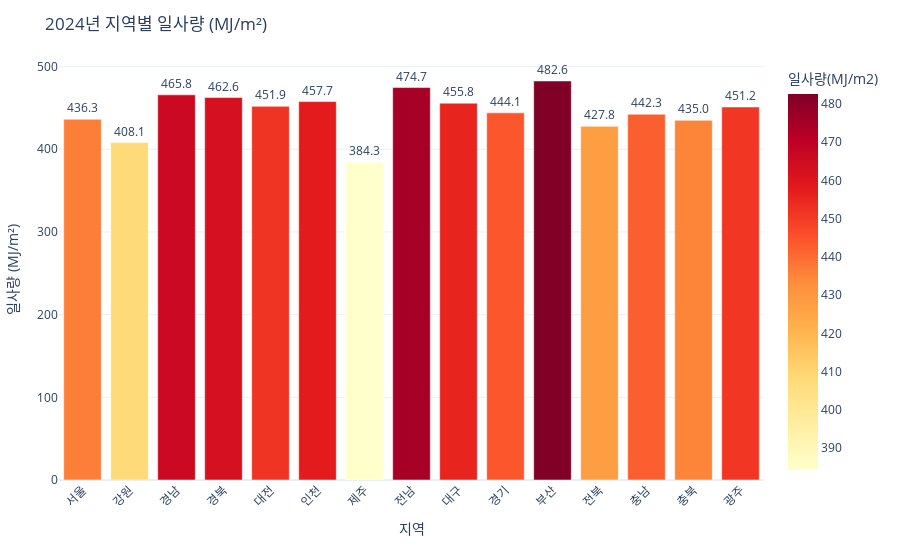

The cell this chart's notebook holds for it:
### Code cell
import plotly.express as px

# 2024년도 데이터만 선택
df_2024 = merged[merged["연도"] == 2024].copy()

# 막대그래프
fig = px.bar(
    df_2024,
    x="지역",
    y="일사량(MJ/m2)",
    text="일사량(MJ/m2)",
    color="일사량(MJ/m2)",   # 값에 따라 색상 구분
    color_continuous_scale="YlOrRd",  # 노랑~빨강 색상 스케일
    title="2024년 지역별 일사량 (MJ/m²)"
)

# 레이블, 서식 조정
fig.update_traces(texttemplate="%{text:.1f}", textposition="outside")
fig.update_layout(
    xaxis_title="지역",
    yaxis_title="일사량 (MJ/m²)",
    template="plotly_white",
    margin=dict(l=40, r=40, t=60, b=80)
)
fig.update_xaxes(tickangle=-45)

fig.show()

### Figure 1 — Plotly figure (JSON) as saved in the notebook; plotly's stock layout.template omitted (floating-point values rounded to 4 significant figures)
{"data": [{"hovertemplate": "지역=%{x}<br>일사량(MJ/m2)=%{marker.color}<extra></extra>", "legendgroup": "", "marker": {"color": [436.3, 408.1, 465.8, 462.6, 451.9, 457.7, 384.2, 474.7, 455.8, 444.1, 482.6, 427.8, 442.3, 435.0, 451.2], "coloraxis": "coloraxis", "pattern": {"shape": ""}}, "name": "", "orientation": "v", "showlegend": false, "text": [436.3, 408.1, 465.8, 462.6, 451.9, 457.7, 384.2, 474.7, 455.8, 444.1, 482.6, 427.8, 442.3, 435.0, 451.2], "textposition": "outside", "texttemplate": "%{text:.1f}", "type": "bar", "x": ["서울", "강원", "경남", "경북", "대전", "인천", "제주", "전남", "대구", "경기", "부산", "전북", "충남", "충북", "광주"], "xaxis": "x", "y": [436.3, 408.1, 465.8, 462.6, 451.9, 457.7, 384.2, 474.7, 455.8, 444.1, 482.6, 427.8, 442.3, 435.0, 451.2], "yaxis": "y"}], "layout": {"barmode": "relative", "coloraxis": {"colorbar": {"title": {"text": "일사량(MJ/m2)"}}, "colorscale": [[0, "rgb(255,255,204)"], [0.125, "rgb(255,237,160)"], [0.25, "rgb(254,217,118)"], [0.375, "rgb(254,178,76)"], [0.5, "rgb(253,141,60)"], [0.625, "rgb(252,78,42)"], [0.75, "rgb(227,26,28)"], [0.875, "rgb(189,0,38)"], [1, "rgb(128,0,38)"]]}, "legend": {"tracegroupgap": 0}, "margin": {"b": 80, "l": 40, "r": 40, "t": 60}, "title": {"text": "2024년 지역별 일사량 (MJ/m²)"}, "xaxis": {"anchor": "y", "domain": [0, 1], "tickangle": -45, "title": {"text": "지역"}}, "yaxis": {"anchor": "x", "domain": [0, 1], "title": {"text": "일사량 (MJ/m²)"}}}}
